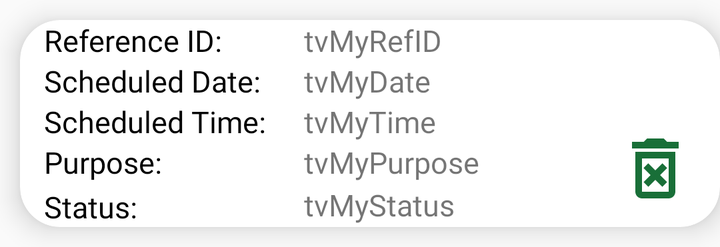
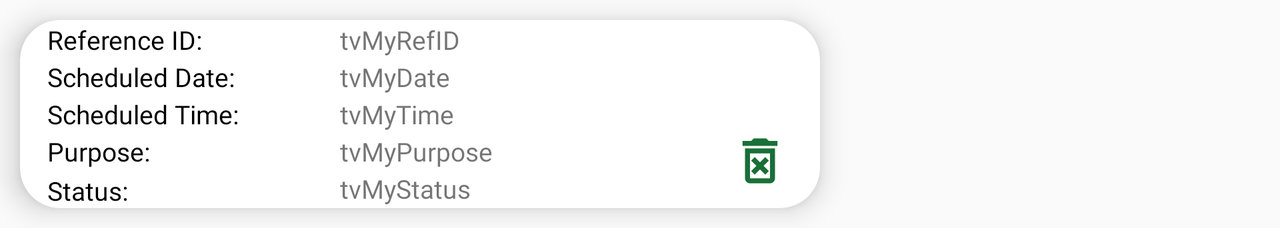

First picture: res/layout/ on a phone held upright. Second picture: the repository's own variant of that layout, on a device whose configuration matches the variant's folder. Source for both follows.
<!-- AndroidManifest.xml: application theme Theme.RAM -->
<!-- res/layout/appointmentcard.xml -->
<?xml version="1.0" encoding="utf-8"?>
<androidx.cardview.widget.CardView xmlns:android="http://schemas.android.com/apk/res/android"
    xmlns:app="http://schemas.android.com/apk/res-auto"
    xmlns:tools="http://schemas.android.com/tools"
    android:layout_width="350dp"
    android:layout_height="wrap_content"
    android:layout_marginHorizontal="10dp"
    android:layout_marginVertical="10dp"
    android:paddingTop="3dp"
    android:paddingBottom="3dp"
    app:cardCornerRadius="20dp"
    app:cardElevation="8dp"
    tools:ignore="HardcodedText, ContentDescription, SpeakableTextPresentCheck">

    <androidx.constraintlayout.widget.ConstraintLayout
        android:layout_width="match_parent"
        android:layout_height="wrap_content">

        <TextView
            android:id="@+id/tvRefID"
            android:layout_width="wrap_content"
            android:layout_height="wrap_content"
            android:fontFamily="@font/poppins_bold"
            android:text="Reference ID:"
            android:textColor="@color/black"
            android:textSize="15sp"
            app:layout_constraintEnd_toStartOf="@+id/guideline3"
            app:layout_constraintHorizontal_bias="0.0"
            app:layout_constraintStart_toStartOf="@+id/guideline2"
            app:layout_constraintTop_toTopOf="@+id/tvMyRefID"
            app:layout_constraintVertical_chainStyle="spread" />

        <TextView
            android:id="@+id/tvDate"
            android:layout_width="wrap_content"
            android:layout_height="wrap_content"
            android:fontFamily="@font/poppins_bold"
            android:text="Scheduled Date:"
            android:textColor="@color/black"
            android:textSize="15sp"
            app:layout_constraintEnd_toStartOf="@+id/guideline3"
            app:layout_constraintHorizontal_bias="0.0"
            app:layout_constraintStart_toStartOf="@+id/guideline2"
            app:layout_constraintTop_toTopOf="@+id/tvMyDate" />

        <TextView
            android:id="@+id/tvTime"
            android:layout_width="wrap_content"
            android:layout_height="wrap_content"
            android:fontFamily="@font/poppins_bold"
            android:text="Scheduled Time:"
            android:textColor="@color/black"
            android:textSize="15sp"
            app:layout_constraintEnd_toStartOf="@+id/guideline3"
            app:layout_constraintHorizontal_bias="0.0"
            app:layout_constraintStart_toStartOf="@+id/guideline2"
            app:layout_constraintTop_toTopOf="@+id/tvMyTime" />

        <TextView
            android:id="@+id/tvPurpose"
            android:layout_width="wrap_content"
            android:layout_height="wrap_content"
            android:fontFamily="@font/poppins_bold"
            android:text="Purpose:"
            android:textColor="@color/black"
            android:textSize="15sp"
            app:layout_constraintEnd_toStartOf="@+id/guideline3"
            app:layout_constraintHorizontal_bias="0.0"
            app:layout_constraintStart_toStartOf="@+id/guideline2"
            app:layout_constraintTop_toTopOf="@+id/tvMyPurpose" />

        <TextView
            android:id="@+id/tvStatus"
            android:layout_width="wrap_content"
            android:layout_height="wrap_content"
            android:layout_marginTop="1dp"
            android:fontFamily="@font/poppins_bold"
            android:text="Status:"
            android:textColor="@color/black"
            android:textSize="15sp"
            app:layout_constraintBottom_toBottomOf="parent"
            app:layout_constraintEnd_toStartOf="@+id/guideline3"
            app:layout_constraintHorizontal_bias="0.0"
            app:layout_constraintStart_toStartOf="@+id/guideline2"
            app:layout_constraintTop_toTopOf="@+id/tvMyStatus"
            app:layout_constraintVertical_bias="0.095" />

        <androidx.constraintlayout.widget.Guideline
            android:id="@+id/guideline2"
            android:layout_width="wrap_content"
            android:layout_height="wrap_content"
            android:orientation="vertical"
            app:layout_constraintGuide_percent="0.034" />

        <androidx.constraintlayout.widget.Guideline
            android:id="@+id/guideline3"
            android:layout_width="wrap_content"
            android:layout_height="wrap_content"
            android:orientation="vertical"
            app:layout_constraintGuide_begin="142dp" />

        <androidx.constraintlayout.widget.Guideline
            android:id="@+id/guideline4"
            android:layout_width="wrap_content"
            android:layout_height="wrap_content"
            android:orientation="vertical"
            app:layout_constraintGuide_percent="0.85" />

        <androidx.constraintlayout.widget.Guideline
            android:id="@+id/guideline5"
            android:layout_width="wrap_content"
            android:layout_height="wrap_content"
            android:orientation="horizontal"
            app:layout_constraintGuide_percent="0.5" />

        <TextView
            android:id="@+id/tvMyRefID"
            android:layout_width="150sp"
            android:layout_height="wrap_content"
            android:fontFamily="@font/poppins"
            android:text="tvMyRefID"
            android:textSize="15sp"
            app:layout_constraintEnd_toStartOf="@+id/guideline4"
            app:layout_constraintHorizontal_bias="0.0"
            app:layout_constraintStart_toStartOf="@+id/guideline3"
            app:layout_constraintTop_toTopOf="parent" />

        <TextView
            android:id="@+id/tvMyDate"
            android:layout_width="150sp"
            android:layout_height="wrap_content"
            android:fontFamily="@font/poppins"
            android:text="tvMyDate"
            android:textSize="15sp"
            app:layout_constraintEnd_toStartOf="@+id/guideline4"
            app:layout_constraintHorizontal_bias="0.0"
            app:layout_constraintStart_toStartOf="@+id/guideline3"
            app:layout_constraintTop_toBottomOf="@+id/tvMyRefID" />

        <TextView
            android:id="@+id/tvMyTime"
            android:layout_width="150sp"
            android:layout_height="wrap_content"
            android:fontFamily="@font/poppins"
            android:text="tvMyTime"
            android:textSize="15sp"
            app:layout_constraintEnd_toStartOf="@+id/guideline4"
            app:layout_constraintHorizontal_bias="0.0"
            app:layout_constraintStart_toStartOf="@+id/guideline3"
            app:layout_constraintTop_toBottomOf="@+id/tvMyDate" />

        <TextView
            android:id="@+id/tvMyPurpose"
            android:layout_width="150sp"
            android:layout_height="wrap_content"
            android:layout_marginEnd="74dp"
            android:fontFamily="@font/poppins"
            android:text="tvMyPurpose"
            android:textSize="15sp"
            app:layout_constraintEnd_toStartOf="@+id/imgDelete"
            app:layout_constraintHorizontal_bias="0.0"
            app:layout_constraintStart_toStartOf="@+id/guideline3"
            app:layout_constraintTop_toBottomOf="@+id/tvMyTime" />

        <TextView
            android:id="@+id/tvMyStatus"
            android:layout_width="150sp"
            android:layout_height="wrap_content"
            android:fontFamily="@font/poppins"
            android:text="tvMyStatus"
            android:textSize="15sp"
            app:layout_constraintBottom_toBottomOf="parent"
            app:layout_constraintEnd_toStartOf="@+id/guideline4"
            app:layout_constraintHorizontal_bias="0.0"
            app:layout_constraintStart_toStartOf="@+id/guideline3"
            app:layout_constraintTop_toBottomOf="@+id/tvMyPurpose" />

        <ImageButton
            android:id="@+id/imgEdit"
            android:layout_width="40dp"
            android:layout_height="40dp"
            android:background="@drawable/ic_edit"
            app:layout_constraintBottom_toTopOf="@+id/guideline5"
            app:layout_constraintEnd_toEndOf="parent"
            app:layout_constraintHorizontal_bias="0.0"
            app:layout_constraintStart_toStartOf="@+id/guideline4"
            app:layout_constraintTop_toTopOf="parent"
            app:layout_constraintVertical_bias="0.8"
            tools:ignore="SpeakableTextPresentCheck" />

        <ImageButton
            android:id="@+id/imgDelete"
            android:layout_width="40dp"
            android:layout_height="40dp"
            android:background="@drawable/ic_delete"
            app:layout_constraintBottom_toBottomOf="parent"
            app:layout_constraintEnd_toEndOf="parent"
            app:layout_constraintHorizontal_bias="0.0"
            app:layout_constraintStart_toStartOf="@+id/guideline4"
            app:layout_constraintTop_toTopOf="@+id/guideline5"
            app:layout_constraintVertical_bias="0.2" />

    </androidx.constraintlayout.widget.ConstraintLayout>
</androidx.cardview.widget.CardView>
<!-- resources referenced by this layout -->
<resources>
  <color name="black">#FF000000</color>
  <!-- drawable ic_delete (drawable) -->
  <vector android:height="24dp" android:tint="#196F38"
      android:viewportHeight="24" android:viewportWidth="24"
      android:width="24dp" xmlns:android="http://schemas.android.com/apk/res/android">
      <path android:fillColor="@android:color/white" android:pathData="M14.12,10.47L12,12.59l-2.13,-2.12 -1.41,1.41L10.59,14l-2.12,2.12 1.41,1.41L12,15.41l2.12,2.12 1.41,-1.41L13.41,14l2.12,-2.12zM15.5,4l-1,-1h-5l-1,1H5v2h14V4zM6,19c0,1.1 0.9,2 2,2h8c1.1,0 2,-0.9 2,-2V7H6v12zM8,9h8v10H8V9z"/>
  </vector>
  <!-- drawable ic_edit (drawable) -->
  <vector android:height="24dp" android:tint="@color/button_green"
      android:viewportHeight="24" android:viewportWidth="24"
      android:width="24dp" xmlns:android="http://schemas.android.com/apk/res/android">
      <path android:fillColor="@android:color/white" android:pathData="M14.06,9.02l0.92,0.92L5.92,19L5,19v-0.92l9.06,-9.06M17.66,3c-0.25,0 -0.51,0.1 -0.7,0.29l-1.83,1.83 3.75,3.75 1.83,-1.83c0.39,-0.39 0.39,-1.02 0,-1.41l-2.34,-2.34c-0.2,-0.2 -0.45,-0.29 -0.71,-0.29zM14.06,6.19L3,17.25L3,21h3.75L17.81,9.94l-3.75,-3.75z"/>
  </vector>
  <style name="Theme.RAM" parent="Base.Theme.RAM" />
  <style name="Base.Theme.RAM" parent="Theme.AppCompat.DayNight.NoActionBar">
          
          
      </style>
</resources>
<!-- res/layout-land/appointmentcard.xml (the repository's variant of the layout above) -->
<!-- drawn on the phone turned sideways -->
<?xml version="1.0" encoding="utf-8"?>
<androidx.cardview.widget.CardView xmlns:android="http://schemas.android.com/apk/res/android"
    xmlns:tools="http://schemas.android.com/tools"
    android:layout_width="400dp"
    android:layout_height="wrap_content"
    xmlns:app="http://schemas.android.com/apk/res-auto"
    android:layout_marginHorizontal="10dp"
    android:layout_marginVertical="10dp"
    app:cardCornerRadius="20dp"
    app:cardElevation="8dp"
    tools:ignore="HardcodedText, ContentDescription" >

    <androidx.constraintlayout.widget.ConstraintLayout
        android:layout_width="match_parent"
        android:layout_height="wrap_content">

        <TextView
            android:id="@+id/tvRefID"
            android:layout_width="wrap_content"
            android:layout_height="wrap_content"
            android:fontFamily="@font/poppins_bold"
            android:text="Reference ID:"
            android:textColor="@color/black"
            android:textSize="13sp"
            app:layout_constraintEnd_toStartOf="@+id/guideline3"
            app:layout_constraintHorizontal_bias="0.0"
            app:layout_constraintStart_toStartOf="@+id/guideline2"
            app:layout_constraintTop_toTopOf="@+id/tvMyRefID"
            app:layout_constraintVertical_chainStyle="spread" />

        <TextView
            android:id="@+id/tvDate"
            android:layout_width="wrap_content"
            android:layout_height="wrap_content"
            android:fontFamily="@font/poppins_bold"
            android:text="Scheduled Date:"
            android:textColor="@color/black"
            android:textSize="13sp"
            app:layout_constraintEnd_toStartOf="@+id/guideline3"
            app:layout_constraintHorizontal_bias="0.0"
            app:layout_constraintStart_toStartOf="@+id/guideline2"
            app:layout_constraintTop_toTopOf="@+id/tvMyDate" />

        <TextView
            android:id="@+id/tvTime"
            android:layout_width="wrap_content"
            android:layout_height="wrap_content"
            android:fontFamily="@font/poppins_bold"
            android:text="Scheduled Time:"
            android:textColor="@color/black"
            android:textSize="13sp"
            app:layout_constraintEnd_toStartOf="@+id/guideline3"
            app:layout_constraintHorizontal_bias="0.0"
            app:layout_constraintStart_toStartOf="@+id/guideline2"
            app:layout_constraintTop_toTopOf="@+id/tvMyTime" />

        <TextView
            android:id="@+id/tvPurpose"
            android:layout_width="wrap_content"
            android:layout_height="wrap_content"
            android:fontFamily="@font/poppins_bold"
            android:text="Purpose:"
            android:textColor="@color/black"
            android:textSize="13sp"
            app:layout_constraintEnd_toStartOf="@+id/guideline3"
            app:layout_constraintHorizontal_bias="0.0"
            app:layout_constraintStart_toStartOf="@+id/guideline2"
            app:layout_constraintTop_toTopOf="@+id/tvMyPurpose" />

        <TextView
            android:id="@+id/tvStatus"
            android:layout_width="wrap_content"
            android:layout_height="wrap_content"
            android:layout_marginTop="1dp"
            android:fontFamily="@font/poppins_bold"
            android:text="Status:"
            android:textColor="@color/black"
            android:textSize="13sp"
            app:layout_constraintBottom_toBottomOf="parent"
            app:layout_constraintEnd_toStartOf="@+id/guideline3"
            app:layout_constraintHorizontal_bias="0.0"
            app:layout_constraintStart_toStartOf="@+id/guideline2"
            app:layout_constraintTop_toTopOf="@+id/tvMyStatus"
            app:layout_constraintVertical_bias="0.095" />

        <androidx.constraintlayout.widget.Guideline
            android:id="@+id/guideline2"
            android:layout_width="wrap_content"
            android:layout_height="wrap_content"
            android:orientation="vertical"
            app:layout_constraintGuide_percent="0.034" />

        <androidx.constraintlayout.widget.Guideline
            android:id="@+id/guideline3"
            android:layout_width="wrap_content"
            android:layout_height="wrap_content"
            android:orientation="vertical"
            app:layout_constraintGuide_percent="0.4" />

        <androidx.constraintlayout.widget.Guideline
            android:id="@+id/guideline4"
            android:layout_width="wrap_content"
            android:layout_height="wrap_content"
            android:orientation="vertical"
            app:layout_constraintGuide_percent="0.85" />

        <androidx.constraintlayout.widget.Guideline
            android:id="@+id/guideline5"
            android:layout_width="wrap_content"
            android:layout_height="wrap_content"
            android:orientation="horizontal"
            app:layout_constraintGuide_percent="0.5" />

        <TextView
            android:id="@+id/tvMyRefID"
            android:layout_width="wrap_content"
            android:layout_height="wrap_content"
            android:fontFamily="@font/poppins"
            android:text="tvMyRefID"
            android:textSize="13sp"
            app:layout_constraintBottom_toTopOf="@+id/tvMyDate"
            app:layout_constraintEnd_toStartOf="@+id/guideline4"
            app:layout_constraintHorizontal_bias="0.0"
            app:layout_constraintStart_toStartOf="@+id/guideline3"
            app:layout_constraintTop_toTopOf="parent" />

        <TextView
            android:id="@+id/tvMyDate"
            android:layout_width="wrap_content"
            android:layout_height="wrap_content"
            android:fontFamily="@font/poppins"
            android:text="tvMyDate"
            android:textSize="13sp"
            app:layout_constraintBottom_toTopOf="@+id/tvMyTime"
            app:layout_constraintEnd_toStartOf="@+id/guideline4"
            app:layout_constraintHorizontal_bias="0.0"
            app:layout_constraintStart_toStartOf="@+id/guideline3"
            app:layout_constraintTop_toBottomOf="@+id/tvMyRefID" />

        <TextView
            android:id="@+id/tvMyTime"
            android:layout_width="wrap_content"
            android:layout_height="wrap_content"
            android:fontFamily="@font/poppins"
            android:text="tvMyTime"
            android:textSize="13sp"
            app:layout_constraintBottom_toTopOf="@+id/tvMyPurpose"
            app:layout_constraintEnd_toStartOf="@+id/guideline4"
            app:layout_constraintHorizontal_bias="0.0"
            app:layout_constraintStart_toStartOf="@+id/guideline3"
            app:layout_constraintTop_toBottomOf="@+id/tvMyDate" />

        <TextView
            android:id="@+id/tvMyPurpose"
            android:layout_width="wrap_content"
            android:layout_height="wrap_content"
            android:fontFamily="@font/poppins"
            android:text="tvMyPurpose"
            android:textSize="13sp"
            app:layout_constraintBottom_toTopOf="@+id/tvMyStatus"
            app:layout_constraintEnd_toStartOf="@+id/guideline4"
            app:layout_constraintHorizontal_bias="0.0"
            app:layout_constraintStart_toStartOf="@+id/guideline3"
            app:layout_constraintTop_toBottomOf="@+id/tvMyTime" />

        <TextView
            android:id="@+id/tvMyStatus"
            android:layout_width="wrap_content"
            android:layout_height="wrap_content"
            android:fontFamily="@font/poppins"
            android:text="tvMyStatus"
            android:textSize="13sp"
            app:layout_constraintBottom_toBottomOf="parent"
            app:layout_constraintEnd_toStartOf="@+id/guideline4"
            app:layout_constraintHorizontal_bias="0.0"
            app:layout_constraintStart_toStartOf="@+id/guideline3"
            app:layout_constraintTop_toBottomOf="@+id/tvMyPurpose" />

        <ImageButton
            android:id="@+id/imgEdit"
            android:layout_width="30dp"
            android:layout_height="30dp"
            android:background="@drawable/ic_edit"
            app:layout_constraintBottom_toTopOf="@+id/guideline5"
            app:layout_constraintEnd_toEndOf="parent"
            app:layout_constraintStart_toStartOf="@+id/guideline4"
            app:layout_constraintTop_toTopOf="parent" />

        <ImageButton
            android:id="@+id/imgDelete"
            android:layout_width="30dp"
            android:layout_height="30dp"
            android:background="@drawable/ic_delete"
            app:layout_constraintBottom_toBottomOf="parent"
            app:layout_constraintEnd_toEndOf="parent"
            app:layout_constraintStart_toStartOf="@+id/guideline4"
            app:layout_constraintTop_toTopOf="@+id/guideline5" />

    </androidx.constraintlayout.widget.ConstraintLayout>
</androidx.cardview.widget.CardView>
